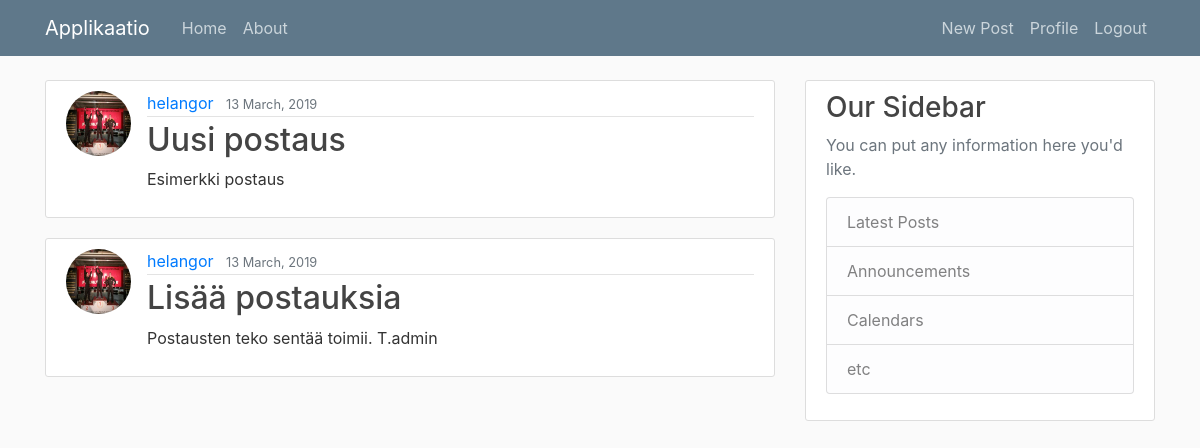
The app's page / (signed in) with its own data.
### applikaatio/models.py (models this page shows, shortened)
class Post(models.Model):
    title = models.CharField(max_length=100)
    content = models.TextField()
    date_posted = models.DateTimeField(default=timezone.now)
    author = models.ForeignKey(User, on_delete=models.CASCADE)

### users/models.py (models this page shows, shortened)
class Profile(models.Model):
    user = models.OneToOneField(User, on_delete=models.CASCADE)
    image = models.ImageField(default='default.jpg', upload_to='profile_pics')

### applikaatio/views.py (the view)
# urls.py: path('', PostListView.as_view(), name='applikaatio-home'),
class PostListView(ListView):
    model = Post
    template_name = 'applikaatio/home.html' #<app>/<model>_<viewtype>.html
    context_object_name = 'posts'
    ordering = ['-date_posted']

### applikaatio/templates/applikaatio/home.html
{% extends "applikaatio/base.html" %}
{% block content %}
  {% for post in posts%}
    <article class="media content-section">
      <img class="rounded-circle article-img" src="{{ post.author.profile.image.url }}">
      <div class="media-body">
        <div class="article-metadata">
          <a class="mr-2" href="#">{{ post.author }}</a>
          <small class="text-muted">{{ post.date_posted|date:"j F, Y" }}</small>
        </div>
        <h2><a class="article-title" href="{% url 'post-detail' post.id %}">{{ post.title }}</a></h2>
        <p class="article-content">{{ post.content }}</p>
      </div>
    </article>
  {% endfor %}
{% endblock content %}

### applikaatio/static/applikaatio/main.css (style rules this page uses)
body { background: #fafafa; color: #333333; margin-top: 5rem; }
h1, h2, h3, h4, h5, h6 { color: #444444; }
.content-section { background: #ffffff; padding: 10px 20px; border: 1px solid #dddddd; border-radius: 3px; margin-bottom: 20px; }
.article-title { color: #444444; }
.article-content { white-space: pre-line; }
.article-img { height: 65px; width: 65px; margin-right: 16px; }
.article-metadata { padding-bottom: 1px; margin-bottom: 4px; border-bottom: 1px solid #e3e3e3 }

### records on screen
Post: author.profile.image (picture), author "helangor", date_posted "13 March, 2019", title "Uusi postaus", content "Esimerkki postaus"
Post: author.profile.image (picture), author "helangor", date_posted "13 March, 2019", title "Lisää postauksia", content "Postausten teko sentää toimii. T.admin"
